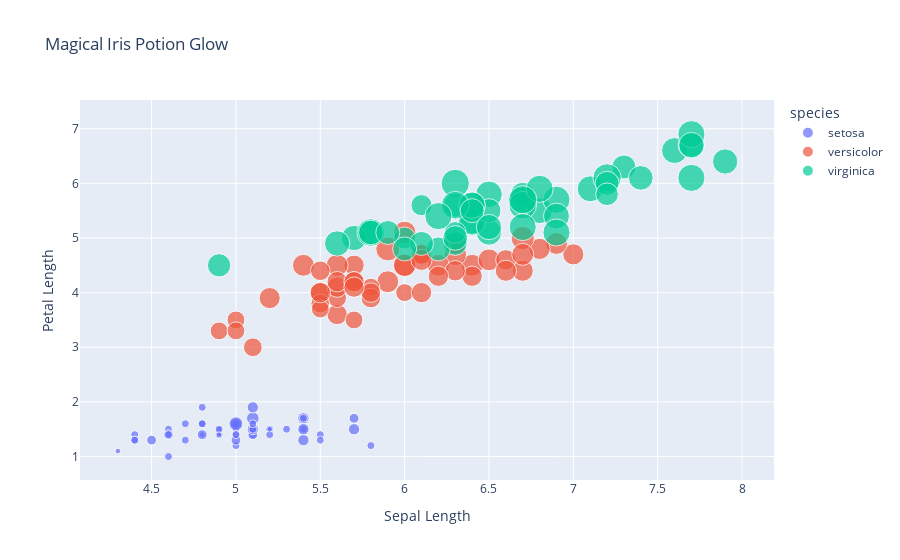

The code cell stored with this chart in its notebook:
### Markdown cell above
Time to brew our visual potions with Python’s finest tools—`matplotlib`, `seaborn`, and `plotly`—our magical ingredients! Here’s the spell to conjure dancing charts in Jupyter Lab:

### Code cell
import pandas as pd  # 📜 Summon the potion master: Pandas for data wizardry!
import matplotlib.pyplot as plt  # 🎨 Matplotlib, the enchanted canvas for spells (plots)!
import seaborn as sns  # 🌊 Seaborn, the ocean of visualization magic!
import plotly.express as px  # ✨ Plotly, the interactive crystal ball of data!
import matplotlib.font_manager as fm  # 🎭 Font manager to support emoji rendering

# 🖋️ Set a font that supports emojis to avoid missing glyph errors
plt.rcParams['font.family'] = 'Arial Unicode MS'  # macOS users
# Uncomment the correct one for your OS:
# plt.rcParams['font.family'] = 'Segoe UI Emoji'  # Windows users
# plt.rcParams['font.family'] = 'Noto Sans'  # Linux users

# 📖 Fetch the legendary Iris scroll, an ancient text of floral secrets!
try:
    iris = pd.read_csv('https://raw.githubusercontent.com/mwaskom/seaborn-data/master/iris.csv')
    print("📜 The Iris scroll has been successfully summoned!\n")
except Exception as e:
    print(f"⚠️ Alas! The spell failed: {e}")
    exit()

# 🔮 Peek inside the scroll—what secrets lie within?
print("\n✨ First 5 magical blooms:")
print(iris.head())  # Display the first 5 rows of the dataset
print("\n")

# 🧙♂️ Unveiling the grand structure of the scroll (columns)
print("📝 The Iris spellbook contains these enchanted fields:")
print(iris.columns.tolist())

# 🔍 Detecting missing spells—er, values!
print("\n🕵️♂️ Are there any missing ingredients?")
print(iris.isnull().sum())  # Checking for missing values

# 🌸 Unique species in the magical garden
print("\n🌺 Types of enchanted flowers in the dataset:")
print(iris['species'].unique())

# 🎭 Brew a scatter plot with seaborn—like fire crabs dancing at the Yule Ball!
plt.figure(figsize=(8,6))  # Adjusting the cauldron (figure size) for better visibility
sns.scatterplot(
    x='sepal_length', y='petal_length', hue='species', size='petal_width', data=iris
)
plt.title('Snape’s Enchanted Flower Dance')  # Removed emojis to prevent missing glyph errors
plt.xlabel("Sepal Length")
plt.ylabel("Petal Length")
plt.legend(title='House of Flowers')  # A magical touch to the legend
plt.show()

# ✨ Stir an interactive Plotly potion—wave your wand to zoom and explore!
fig = px.scatter(
    iris, x='sepal_length', y='petal_length', color='species', size='petal_width',
    title='Magical Iris Potion Glow', labels={"sepal_length": "Sepal Length", "petal_length": "Petal Length"}
)
fig.show()

### Figure 1 — Plotly figure (JSON) as saved in the notebook; plotly's stock layout.template omitted (floating-point values rounded to 4 significant figures)
{"data": [{"hovertemplate": "species=setosa<br>Sepal Length=%{x}<br>Petal Length=%{y}<br>petal_width=%{marker.size}<extra></extra>", "legendgroup": "setosa", "marker": {"color": "#636efa", "size": [0.2, 0.2, 0.2, 0.2, 0.2, 0.4, 0.3, 0.2, 0.2, 0.1, 0.2, 0.2, 0.1, 0.1, 0.2, 0.4, 0.4, 0.3, 0.3, 0.3, 0.2, 0.4, 0.2, 0.5, 0.2, 0.2, 0.4, 0.2, 0.2, 0.2, 0.2, 0.4, 0.1, 0.2, 0.2, 0.2, 0.2, 0.1, 0.2, 0.2, 0.3, 0.3, 0.2, 0.6, 0.4, 0.3, 0.2, 0.2, 0.2, 0.2], "sizemode": "area", "sizeref": 0.00625, "symbol": "circle"}, "mode": "markers", "name": "setosa", "orientation": "v", "showlegend": true, "type": "scatter", "x": [5.1, 4.9, 4.7, 4.6, 5, 5.4, 4.6, 5, 4.4, 4.9, 5.4, 4.8, 4.8, 4.3, 5.8, 5.7, 5.4, 5.1, 5.7, 5.1, 5.4, 5.1, 4.6, 5.1, 4.8, 5, 5, 5.2, 5.2, 4.7, 4.8, 5.4, 5.2, 5.5, 4.9, 5, 5.5, 4.9, 4.4, 5.1, 5, 4.5, 4.4, 5, 5.1, 4.8, 5.1, 4.6, 5.3, 5], "xaxis": "x", "y": [1.4, 1.4, 1.3, 1.5, 1.4, 1.7, 1.4, 1.5, 1.4, 1.5, 1.5, 1.6, 1.4, 1.1, 1.2, 1.5, 1.3, 1.4, 1.7, 1.5, 1.7, 1.5, 1, 1.7, 1.9, 1.6, 1.6, 1.5, 1.4, 1.6, 1.6, 1.5, 1.5, 1.4, 1.5, 1.2, 1.3, 1.4, 1.3, 1.5, 1.3, 1.3, 1.3, 1.6, 1.9, 1.4, 1.6, 1.4, 1.5, 1.4], "yaxis": "y"}, {"hovertemplate": "species=versicolor<br>Sepal Length=%{x}<br>Petal Length=%{y}<br>petal_width=%{marker.size}<extra></extra>", "legendgroup": "versicolor", "marker": {"color": "#EF553B", "size": [1.4, 1.5, 1.5, 1.3, 1.5, 1.3, 1.6, 1, 1.3, 1.4, 1, 1.5, 1, 1.4, 1.3, 1.4, 1.5, 1, 1.5, 1.1, 1.8, 1.3, 1.5, 1.2, 1.3, 1.4, 1.4, 1.7, 1.5, 1, 1.1, 1, 1.2, 1.6, 1.5, 1.6, 1.5, 1.3, 1.3, 1.3, 1.2, 1.4, 1.2, 1, 1.3, 1.2, 1.3, 1.3, 1.1, 1.3], "sizemode": "area", "sizeref": 0.00625, "symbol": "circle"}, "mode": "markers", "name": "versicolor", "orientation": "v", "showlegend": true, "type": "scatter", "x": [7, 6.4, 6.9, 5.5, 6.5, 5.7, 6.3, 4.9, 6.6, 5.2, 5, 5.9, 6, 6.1, 5.6, 6.7, 5.6, 5.8, 6.2, 5.6, 5.9, 6.1, 6.3, 6.1, 6.4, 6.6, 6.8, 6.7, 6, 5.7, 5.5, 5.5, 5.8, 6, 5.4, 6, 6.7, 6.3, 5.6, 5.5, 5.5, 6.1, 5.8, 5, 5.6, 5.7, 5.7, 6.2, 5.1, 5.7], "xaxis": "x", "y": [4.7, 4.5, 4.9, 4, 4.6, 4.5, 4.7, 3.3, 4.6, 3.9, 3.5, 4.2, 4, 4.7, 3.6, 4.4, 4.5, 4.1, 4.5, 3.9, 4.8, 4, 4.9, 4.7, 4.3, 4.4, 4.8, 5, 4.5, 3.5, 3.8, 3.7, 3.9, 5.1, 4.5, 4.5, 4.7, 4.4, 4.1, 4, 4.4, 4.6, 4, 3.3, 4.2, 4.2, 4.2, 4.3, 3, 4.1], "yaxis": "y"}, {"hovertemplate": "species=virginica<br>Sepal Length=%{x}<br>Petal Length=%{y}<br>petal_width=%{marker.size}<extra></extra>", "legendgroup": "virginica", "marker": {"color": "#00cc96", "size": [2.5, 1.9, 2.1, 1.8, 2.2, 2.1, 1.7, 1.8, 1.8, 2.5, 2, 1.9, 2.1, 2, 2.4, 2.3, 1.8, 2.2, 2.3, 1.5, 2.3, 2, 2, 1.8, 2.1, 1.8, 1.8, 1.8, 2.1, 1.6, 1.9, 2, 2.2, 1.5, 1.4, 2.3, 2.4, 1.8, 1.8, 2.1, 2.4, 2.3, 1.9, 2.3, 2.5, 2.3, 1.9, 2, 2.3, 1.8], "sizemode": "area", "sizeref": 0.00625, "symbol": "circle"}, "mode": "markers", "name": "virginica", "orientation": "v", "showlegend": true, "type": "scatter", "x": [6.3, 5.8, 7.1, 6.3, 6.5, 7.6, 4.9, 7.3, 6.7, 7.2, 6.5, 6.4, 6.8, 5.7, 5.8, 6.4, 6.5, 7.7, 7.7, 6, 6.9, 5.6, 7.7, 6.3, 6.7, 7.2, 6.2, 6.1, 6.4, 7.2, 7.4, 7.9, 6.4, 6.3, 6.1, 7.7, 6.3, 6.4, 6, 6.9, 6.7, 6.9, 5.8, 6.8, 6.7, 6.7, 6.3, 6.5, 6.2, 5.9], "xaxis": "x", "y": [6, 5.1, 5.9, 5.6, 5.8, 6.6, 4.5, 6.3, 5.8, 6.1, 5.1, 5.3, 5.5, 5, 5.1, 5.3, 5.5, 6.7, 6.9, 5, 5.7, 4.9, 6.7, 4.9, 5.7, 6, 4.8, 4.9, 5.6, 5.8, 6.1, 6.4, 5.6, 5.1, 5.6, 6.1, 5.6, 5.5, 4.8, 5.4, 5.6, 5.1, 5.1, 5.9, 5.7, 5.2, 5, 5.2, 5.4, 5.1], "yaxis": "y"}], "layout": {"legend": {"itemsizing": "constant", "title": {"text": "species"}, "tracegroupgap": 0}, "title": {"text": "Magical Iris Potion Glow"}, "xaxis": {"anchor": "y", "domain": [0, 1], "title": {"text": "Sepal Length"}}, "yaxis": {"anchor": "x", "domain": [0, 1], "title": {"text": "Petal Length"}}}}
